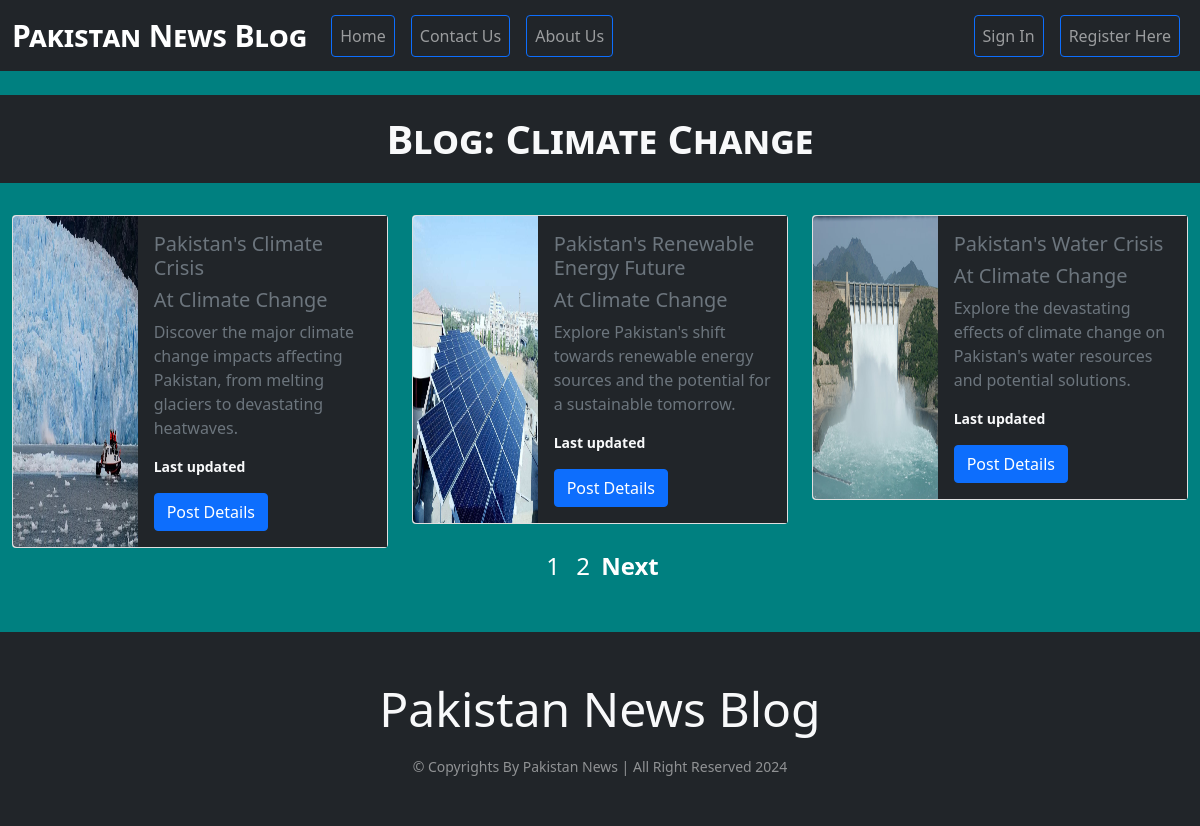
Page /user_view_posts.php?blog_id=1&blog_title=Climate Change on the committed database.
### tables this page shows
CREATE TABLE `post` (
  `post_id` int(11) NOT NULL AUTO_INCREMENT,
  `blog_id` int(11) DEFAULT NULL,
  `post_title` varchar(200) NOT NULL,
  `post_summary` text NOT NULL,
  `post_description` longtext NOT NULL,
  `featured_image` text DEFAULT NULL,
  `post_status` enum('Active','InActive') DEFAULT NULL,
  `is_comment_allowed` tinyint(1) NOT NULL DEFAULT 1,
  `created_at` timestamp NOT NULL DEFAULT current_timestamp() ON UPDATE current_timestamp(),
  `updated_at` timestamp NULL DEFAULT NULL,
  PRIMARY KEY (`post_id`),
  KEY `blog_id` (`blog_id`),
  CONSTRAINT `post_ibfk_1` FOREIGN KEY (`blog_id`) REFERENCES `blog` (`blog_id`) ON DELETE CASCADE ON UPDATE CASCADE
);

CREATE TABLE `blog` (
  `blog_id` int(11) NOT NULL AUTO_INCREMENT,
  `user_id` int(11) DEFAULT NULL,
  `blog_title` varchar(200) DEFAULT NULL,
  `post_per_page` int(11) DEFAULT NULL,
  `blog_background_image` text DEFAULT NULL,
  `blog_status` enum('Active','InActive') DEFAULT NULL,
  `created_at` timestamp NOT NULL DEFAULT current_timestamp() ON UPDATE current_timestamp(),
  `updated_at` timestamp NULL DEFAULT NULL,
  PRIMARY KEY (`blog_id`),
  KEY `user_id` (`user_id`),
  CONSTRAINT `blog_ibfk_1` FOREIGN KEY (`user_id`) REFERENCES `user` (`user_id`) ON DELETE CASCADE ON UPDATE CASCADE
);

### database_class.php (called while the page is built, shortened)
<?php
    class Database_connection{
		public $connection;
        public function __construct(){
            $this->connection = mysqli_connect("localhost","root","","22829_Ahsan_Ali");
        }
        public function fetch_blog_posts($blog_id, $limit, $offset) {
            $this->query = "SELECT p.featured_image, p.post_title , p.post_summary, p.updated_at, p.post_id, b.blog_title
                            FROM post p INNER JOIN blog b ON b.blog_id = p.blog_id
                            WHERE p.blog_id = '".$blog_id."' AND p.post_status = 'Active' LIMIT $limit OFFSET $offset";
            $this->result = mysqli_query($this->connection, $this->query);
            return $this->result;
        }
        public function count_blog_posts($blog_id){
            $this->query = "SELECT COUNT(post_id) AS 'total_posts' FROM post WHERE blog_id = '".$blog_id."' AND post_status = 'Active'";
            $this->result = mysqli_query($this->connection, $this->query);
            return $this->result;
        }
    }
   ?>

### user_view_posts.php (the view, shortened to what this page needs)
<?php include_once("require/header.php"); ?>
<?php include_once("database_class.php"); ?>
<br/>
<?php
if(isset($_GET['blog_id']) && isset($_GET['blog_title'])){
    ?>
    <h1 class="bg-dark text-light" style="font-variant: small-caps; font-weight: bolder; padding: 20px; text-align: center">Blog: <?= $_GET['blog_title'] ?> </h1>
    <br/>
    <?php
    $blog_id = $_GET['blog_id'];
    $database = new Database_connection();
    $database->query = "SELECT * FROM blog WHERE blog_id = '".$blog_id."'";
    $result = $database->result = mysqli_query($database->connection,$database->query);
    $data = mysqli_fetch_assoc($result);
    $post_per_page = $data['post_per_page'];
    $count_result = $database->count_blog_posts($blog_id);
    $data = mysqli_fetch_assoc($count_result);
    $total_pages = ceil($data['total_posts'] / $post_per_page);
    if(isset($_GET['page'])){
        $page = $_GET['page'];
    }else{
        $page = 0;
    }
    $offset = $page * $post_per_page;
    $result = $database->fetch_blog_posts($blog_id, $post_per_page, $offset);
    if($result->num_rows > 0){
        ?>
        <div class="container-fluid">
            <div class="row row-cols-1 row-cols-md-3 g-4">
                <?php
                while($data = mysqli_fetch_assoc($result)){
                    extract($data);
                    ?>
                    <div class="col">
                        <div class="card">
                            <div class="row g-0">
                                <div class="col-md-4">
                                    <img src="<?= $featured_image ?>" class="img-fluid rounded-start" style="height: 100%;" alt="...">
                                </div>
                                <div class="col-md-8">
                                    <div class="card-body bg-dark text-secondary h-100 d-flex flex-column">
                                        <h5 class="card-title"><?= $post_title ?></h5>
                                        <h5 class="card-title">At <?= $blog_title ?></h5>
                                        <p class="card-text"><?= $post_summary ?></p>
                                        <p class="card-text text-light small fw-bold">Last updated <?= $updated_at ?></p>
                                        <div class="mt-auto">
                                            <?php if(!isset($_SESSION['user'])) { ?>
                                                <a href="#" onclick="alert('Please Login First To View Post Details');" class="btn btn-primary">Post Details</a>
                                                <?php }else{ ?>
                                                <a href="post_details.php?post_title=<?= $post_title ?>&post_id=<?= $post_id ?>" class="btn btn-primary">Post Details</a>
                                                <?php } ?>
                                        </div>
                                    </div>
                                </div>
                            </div>
                        </div>
                    </div>
                <?php } ?>
            </div>
        </div>
<div style="text-align: center;">
    <?php
    for($i = 1; $i <= $total_pages; $i++){
        if($page == $i-1){ ?>
            <a style="color:white;font-size:24px; padding:5px; text-decoration:none;" href="?blog_id=<?= $blog_id ?>&blog_title=<?=$_GET['blog_title']?>&page=<?=($i - 1)?>">  <?= $i ?> </a>
            <?php }else{ ?>
            <a style="font-size:24px; padding:5px; text-decoration:none; color: white;" href="?blog_id=<?= $blog_id ?>&blog_title=<?=$_GET['blog_title']?>&page=<?=($i - 1)?>"> <?= $i ?> </a>
            <?php }
        }
    if($page < $total_pages - 1){
    ?>
        <a href="?blog_id=<?= $blog_id ?>&blog_title=<?= $_GET['blog_title'] ?>&page=<?= ($page + 1) ?>" style="color: white; font-weight: bolder; font-size: 24px; text-decoration: none;">Next</a>
    <?php } ?>
</div>
<?php
    }else{
        echo "<h3 style='font-weight: bolder; text-align: center;'>No posts have been published yet.</h3>";
    }
}
?>
<?php include_once("require/footer.php"); ?>

### require/header.php (style rules this page uses)
body { background-color: teal; color: white; }

### rows in the picture
post: featured_image (picture), post_title "Pakistan's Climate Crisis", blog.blog_title "Climate Change", post_summary "Discover the major climate change impacts affecting Pakistan, from melting glaciers to devastating heatwaves."
post: featured_image (picture), post_title "Pakistan's Renewable Energy Future", blog.blog_title "Climate Change", post_summary "Explore Pakistan's shift towards renewable energy sources and the potential for a sustainable tomorrow."
post: featured_image (picture), post_title "Pakistan's Water Crisis", blog.blog_title "Climate Change", post_summary "Explore the devastating effects of climate change on Pakistan's water resources and potential solutions."

### other values in the picture
$_GET['blog_title'] "Climate Change"
